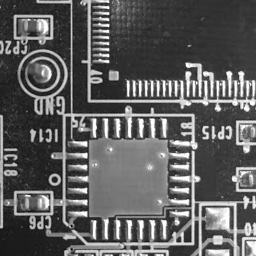
#> input picture python_package/imgs/ref.png, 256 x 256 px
$ python imregpoc.py   (older library calls are emulated)
#> lines starting #> are read from the running program, lines starting #| are printed output that depends on the picture; long printed decimals are rounded
#!/usr/bin/python
# -*- coding: utf-8 -*-
''' Phase Correlation based image matching and registration libraries
'''
__author__ = "Yoshi Ri"
__copyright__ = "Copyright 2017, The University of Tokyo"
__credits__ = ["Yoshi Ri"]
__license__ = "BSD"
__version__ = "1.0.1"
__maintainer__ = "Yoshi Ri"
__email__ = "yoshiyoshidetteiu@gmail.com"
__status__ = "Production"

# Phase Correlation to Estimate Pose
import cv2
import numpy as np
import matplotlib.pyplot as plt # matplotlibの描画系
import math

class imregpoc:
    def __init__(self,iref,icmp,*,threshold = 0.06, alpha=0.5, beta=0.8, fitting = 'WeightedCOG'):
        self.orig_ref = iref.astype(np.float32)
        self.orig_cmp = icmp.astype(np.float32)
        self.th = threshold
        self.orig_center = np.array(self.orig_ref.shape)/2.0
        self.alpha = alpha
        self.beta = beta
        self.fitting = fitting

        self.param = [0,0,0,1]
        self.peak = 0
        self.affine = np.float32([1,0,0,0,1,0]).reshape(2,3)
        self.perspective = np.float32([1,0,0,0,1,0,0,0,0]).reshape(3,3)

        # set ref, cmp, center
        self.fft_padding()
        self.match()


    def define_fftsize(self):
        refshape = self.orig_ref.shape
        cmpshape = self.orig_cmp.shape
        if not refshape == cmpshape:
            print("The size of two input images are not equal! Estimation could be inaccurate.")
        maxsize = max(max(refshape),max(cmpshape))
        # we can use faster fft window size with scipy.fftpack.next_fast_len
        return maxsize

    def padding_image(self,img,imsize):
        pad_img = np.pad(img,[(0,imsize[0]-img.shape[0]),(0,imsize[1]-img.shape[1])],'constant')
        return pad_img

    def fft_padding(self):
        maxsize = self.define_fftsize()
        self.ref = self.padding_image(self.orig_ref,[maxsize,maxsize])
        self.cmp = self.padding_image(self.orig_cmp,[maxsize,maxsize])
        self.center = np.array(self.ref.shape)/2.0

    def fix_params(self):
        # If you padded to right and lower, perspective is the same with original image
        self.param = self.warp2poc(perspective = self.perspective, center = self.orig_center)


    def match(self):
        height,width = self.ref.shape
        self.hanw = cv2.createHanningWindow((width, height),cv2.CV_64F)

        # Windowing and FFT
        G_a = np.fft.fft2(self.ref*self.hanw)
        G_b = np.fft.fft2(self.cmp*self.hanw)

        # 1.1: Frequency Whitening
        self.LA = np.fft.fftshift(np.log(np.absolute(G_a)+1))
        self.LB = np.fft.fftshift(np.log(np.absolute(G_b)+1))
        # 1.2: Log polar Transformation
        cx = self.center[1]
        cy = self.center[0]
        self.Mag = width/math.log(width)
        self.LPA = cv2.logPolar(self.LA, (cy, cx), self.Mag, flags=cv2.INTER_LINEAR+cv2.WARP_FILL_OUTLIERS)
        self.LPB = cv2.logPolar(self.LB, (cy, cx), self.Mag, flags=cv2.INTER_LINEAR+cv2.WARP_FILL_OUTLIERS)

        # 1.3:filtering
        LPmin = math.floor(self.Mag*math.log(self.alpha*width/2.0/math.pi))
        LPmax = min(width, math.floor(self.Mag*math.log(width*self.beta/2)))
        assert LPmax > LPmin, 'Invalid condition!\n Enlarge lpmax tuning parameter or lpmin_tuning parameter'
        Tile = np.repeat([0.0,1.0,0.0],[LPmin-1,LPmax-LPmin+1,width-LPmax])
        self.Mask = np.tile(Tile,[height,1])
        self.LPA_filt = self.LPA*self.Mask
        self.LPB_filt = self.LPB*self.Mask

        # 1.4: Phase Correlate to Get Rotation and Scaling
        Diff,peak,self.r_rotatescale = self.PhaseCorrelation(self.LPA_filt,self.LPB_filt)
        theta1 = 2*math.pi * Diff[1] / height; # deg
        theta2 = theta1 + math.pi; # deg theta ambiguity
        invscale = math.exp(Diff[0]/self.Mag)
        # 2.1: Correct rotation and scaling
        b1 = self.Warp_4dof(self.cmp,[0,0,theta1,invscale])
        b2 = self.Warp_4dof(self.cmp,[0,0,theta2,invscale])

        # 2.2 : Translation estimation
        diff1, peak1, self.r1 = self.PhaseCorrelation(self.ref,b1)     #diff1, peak1 = PhaseCorrelation(a,b1)
        diff2, peak2, self.r2 = self.PhaseCorrelation(self.ref,b2)     #diff2, peak2 = PhaseCorrelation(a,b2)
        # Use cv2.phaseCorrelate(a,b1) because it is much faster

        # 2.3: Compare peaks and choose true rotational error
        if peak1 > peak2:
            Trans = diff1
            peak = peak1
            theta = -theta1
        else:
            Trans = diff2
            peak = peak2
            theta = -theta2

        if theta > math.pi:
            theta -= math.pi*2
        elif theta < -math.pi:
            theta += math.pi*2

        # Results
        self.param = [Trans[0],Trans[1],theta,1/invscale]
        self.peak = peak
        self.perspective = self.poc2warp(self.center,self.param)
        self.affine = self.perspective[0:2,:]
        self.fix_params()

    # [44 lines left out: function match_new, not called in this run]


    def poc2warp(self,center,param):
        cx,cy = center
        dx,dy,theta,scale = param
        cs = scale * math.cos(theta)
        sn = scale * math.sin(theta)

        Rot = np.float32([[cs, sn, 0],[-sn, cs,0],[0,0,1]])
        center_Trans = np.float32([[1,0,cx],[0,1,cy],[0,0,1]])
        center_iTrans = np.float32([[1,0,-cx],[0,1,-cy],[0,0,1]])
        cRot = np.dot(np.dot(center_Trans,Rot),center_iTrans)
        Trans = np.float32([[1,0,dx],[0,1,dy],[0,0,1]])
        Affine = np.dot(cRot,Trans)
        return Affine

    def warp2poc(self,center,perspective):
        cx,cy = center
        Center = np.float32([[1,0,cx],[0,1,cy],[0,0,1]])
        iCenter = np.float32([[1,0,-cx],[0,1,-cy],[0,0,1]])

        pocmatrix = np.dot(np.dot(iCenter,perspective),Center)
        dxy = np.dot(np.linalg.inv(pocmatrix[0:2,0:2]),pocmatrix[0:2,2])
        scale = np.sqrt(pocmatrix[0,0]**2+pocmatrix[0,1]**2)
        theta = np.arctan2(pocmatrix[0,1],pocmatrix[0,0])
        return [dxy[0],dxy[1],theta,scale]

    # Waro Image based on poc parameter
    def Warp_4dof(self,Img,param):
        center = np.array(Img.shape)/2
        rows,cols = Img.shape
        Affine = self.poc2warp(center,param)
        outImg = cv2.warpPerspective(Img, Affine, (cols,rows), cv2.INTER_LINEAR)
        return outImg

    def SubpixFitting(self,mat):
        if self.fitting == 'COG':
            TY,TX = self.CenterOfGravity(mat)
        elif self.fitting == 'WeightedCOG':
            TY,TX = self.WeightedCOG(mat)
        elif self.fitting == 'Parabola':
            TY,TX = self.Parabola(mat)
        else:
            print("Undefined subpixel fitting method! Use weighted center of gravity method instead.")
            TY,TX = self.WeightedCOG(mat)

        return [TY,TX]

    # Get peak point
    def CenterOfGravity(self,mat):
        hei,wid = mat.shape
        if hei != wid: # if mat size is not square, there must be something wrong
            print("Skip subpixel estimation!")
            return [0,0]
        Tile=np.arange(wid,dtype=float)-(wid-1.0)/2.0
        Tx = np.tile(Tile,[hei,1]) # Ty = Tx.T
        Sum = np.sum(mat)
        #print(mat)
        Ax = np.sum(mat*Tx)/Sum
        Ay = np.sum(mat*Tx.T)/Sum
        return [Ay,Ax]

    # Weighted Center Of Gravity
    def WeightedCOG(self,mat):
        if mat.size == 0:
            print("Skip subpixel estimation!")
            Res = [0,0]
        else:
            peak = mat.max()
            newmat = mat*(mat>peak/10) # discard information of lower peak
            Res = self.CenterOfGravity(newmat)
        return Res

    # Parabola subpixel fitting
    def Parabola(self,mat):
        hei,wid = mat.shape
        boxsize = 3
        cy = int((hei-1)/2)
        cx = int((wid-1)/2)
        bs = int((boxsize-1)/2)
        box = mat[cy-bs:cy-bs+boxsize,cx-bs:cx-bs+boxsize]
        # [x^2 y ^2 x y 1]
        Tile = np.arange(boxsize,dtype=float)-bs
        Tx = np.tile(Tile,[boxsize,1])
        Ty = Tx.T
        Ones = np.ones((boxsize*boxsize,1),dtype=float)
        x = Tx.reshape(boxsize*boxsize,1)
        y = Ty.reshape(boxsize*boxsize,1)
        x2 = x*x
        y2 = y*y
        A = np.concatenate((x2,y2,x,y,Ones),1)
        # data = A^+ B
        data = np.dot(np.linalg.pinv(A) , box.reshape(boxsize*boxsize,1))
        # xmax = -c/2a, ymax = -d/2b, peak = e - c^2/4a - d^2/4b
        a,b,c,d,e = data.squeeze()
        Ay = -d /2.0/b
        Ax = -c /2.0/a
        self.peak = e - c*c/4.0/a - d*d/4.0/b
        return [Ay,Ax]


    # Phase Correlation
    def PhaseCorrelation(self, a, b):
        height,width = a.shape
        #dt = a.dtype # data type
        # Windowing

        # FFT
        G_a = np.fft.fft2(a*self.hanw)
        G_b = np.fft.fft2(b*self.hanw)
        conj_b = np.ma.conjugate(G_b)
        R = G_a*conj_b
        R /= np.absolute(R)
        r = np.fft.fftshift(np.fft.ifft2(R).real)
        # Get result and Interpolation
        DY,DX = np.unravel_index(r.argmax(), r.shape)
        # Subpixel Accuracy
        boxsize = 5
        box = r[DY-int((boxsize-1)/2):DY+int((boxsize-1)/2)+1,DX-int((boxsize-1)/2):DX+int((boxsize-1)/2)+1] # x times x box
        # subpix fitting
        self.peak = r[DY,DX]
        TY,TX= self.SubpixFitting(box)
        sDY = TY+DY
        sDX = TX+DX
        # Show the result
        return [math.floor(width/2)-sDX,math.floor(height/2)-sDY],self.peak,r

    # [7 lines left out: function MoveCenter, not called in this run]

    def getParam(self):
        return self.param

    def getPeak(self):
        return self.peak

    def getAffine(self):
        return self.affine

    def getPerspective(self):
        return  self.perspective


    def showRotatePeak(self):
        plt.imshow(self.r_rotatescale,vmin=self.r_rotatescale.min(),vmax=self.r_rotatescale.max(),cmap='gray')
        plt.show()

    # [6 lines left out: function showTranslationPeak, not called in this run]

    def showLPA(self):
        plt.imshow(self.LPA,vmin=self.LPA.min(),vmax=self.LPA.max(),cmap='gray')
        plt.show()

    def showLPB(self):
        plt.imshow(self.LPB,vmin=self.LPB.min(),vmax=self.LPB.max(),cmap='gray')
        plt.show()

    # [4 lines left out: function showMAT, not called in this run]

    def saveMat(self,MAT,name):
        cv2.imwrite(name,cv2.normalize(MAT,  MAT, 0, 255, cv2.NORM_MINMAX))

    # [4 lines left out: function isSucceed, not called in this run]

    # function around mosaicing
    def convertRectangle(self,perspective=None):
        if perspective is None:
            perspective = self.perspective
        height,width = self.orig_cmp.shape
        rectangles = np.float32([[0,0, 0,width-1, height-1,0, height-1,width-1]]).reshape(1,4,2)
        converted_rectangle = cv2.perspectiveTransform(rectangles,np.linalg.inv(perspective))
        xmax = math.ceil(converted_rectangle[0,:,0].max())
        xmin = math.floor(converted_rectangle[0,:,0].min())
        ymax = math.ceil(converted_rectangle[0,:,1].max())
        ymin = math.floor(converted_rectangle[0,:,1].min())
        return [xmin,ymin,xmax,ymax]

    def stitching(self,perspective=None):
        if perspective is None:
            perspective = self.perspective
        xmin,ymin,xmax,ymax = self.convertRectangle()
        hei,wid = self.orig_ref.shape
        sxmax = max(xmax,wid-1)
        sxmin = min(xmin,0)
        symax = max(ymax,hei-1)
        symin = min(ymin,0)
        swidth,sheight = sxmax-sxmin+1,symax-symin+1
        xtrans,ytrans = 0-sxmin,0-symin
        Trans = np.float32([1,0,xtrans , 0,1,ytrans, 0,0,1]).reshape(3,3)
        newTrans = np.dot(Trans,np.linalg.inv(perspective))
        warpedimage = cv2.warpPerspective(self.orig_cmp,newTrans,(swidth,sheight),flags=cv2.INTER_LINEAR+cv2.WARP_FILL_OUTLIERS)
        warpedimage[ytrans:ytrans+hei,xtrans:xtrans+wid] = self.orig_ref
        plt.figure()
        plt.imshow(warpedimage,vmin=warpedimage.min(),vmax=warpedimage.max(),cmap='gray')
        plt.show()

    # [23 lines left out: function showCorrection, not called in this run]


class TempMatcher:

    # [44 lines left out: functions __init__, get_des, get_matcher, not called in this run]

    '''
    Do matching based on the descriptor choosed in the constructor.
    Input 1. Compared Image
    Input 2. showflag for matched image
    '''
    # [97 lines left out: functions match, getPerspective, getpoc, convertRectangle, stitching, not called in this run]


if __name__ == "__main__":
    # Read image
    ref = cv2.imread('imgs/ref.png',0)
#> ref is the input picture: shape (256, 256); min 0, max 255, mean 94.4
    cmp = cv2.imread('imgs/cmp.png',0)
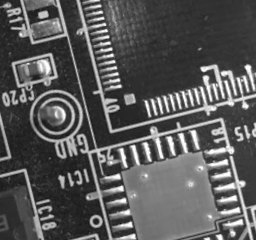
#> input picture python_package/imgs/cmp.png, 256 x 240 px
#> cmp is the input picture: shape (240, 256); min 14, max 255, mean 89
    plt.imshow(ref,cmap="gray")

    # reference parameter (you can change this)
    match = imregpoc(ref,cmp)
#> in PhaseCorrelation, `r = np.fft.fftshift(np.fft.ifft2(R).real)`:
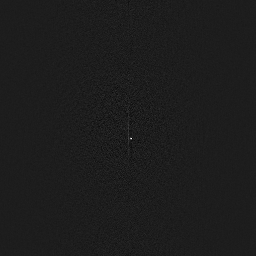
#> r: shape (256, 256) float64; min -0.0356, max 0.274, mean 1.53e-05; drawn with min black and max white
#> in PhaseCorrelation, `DY,DX = np.unravel_index(r.argmax(), r.shape)`: DY = 138; DX = 131
#> in PhaseCorrelation, `box = r[DY-int((boxsize-1)/2):DY+int((boxsize-1)/2)+1,DX-int((boxsize-..`: box = [[0.00186, -0.00392, 0.004, 0.00725, -0.00573], [-0.0034, 0.0415, -0.00322, 0.00987, -0.00157], [0.00388, 0.178, 0.274, -0.0356, 0.0183], [0.00243, 0.0328, 0.0599, -0.00104, 0.000521], [0.00701, -0.00336, -0.0162, -0.0151, -0.00468]]
#> in PhaseCorrelation, `self.peak = r[DY,DX]`: self.peak = 0.274
#> in WeightedCOG, `newmat = mat*(mat>peak/10)`: newmat = [[0, 0, 0, 0, 0], [0, 0.0415, 0, 0, 0], [0, 0.178, 0.274, 0, 0], [0, 0.0328, 0.0599, 0, 0], [0, 0, 0, 0, 0]]
#> in CenterOfGravity, `Sum = np.sum(mat)`: Sum = 0.586
#> in CenterOfGravity, `Ax = np.sum(mat*Tx)/Sum`: Ax = -0.43
#> in CenterOfGravity, `Ay = np.sum(mat*Tx.T)/Sum`: Ay = 0.0874
#> in WeightedCOG, `Res = self.CenterOfGravity(newmat)`: Res = [0.0874, -0.43]
#> in SubpixFitting, `TY,TX = self.WeightedCOG(mat)`: TY = 0.0874; TX = -0.43
#> in PhaseCorrelation, `TY,TX= self.SubpixFitting(box)`: TY = 0.0874; TX = -0.43
#> in PhaseCorrelation, `sDY = TY+DY`: sDY = 138.1
#> in PhaseCorrelation, `sDX = TX+DX`: sDX = 130.6
#> in match, `Diff,peak,self.r_rotatescale = self.PhaseCorrelation(self.LPA_filt,sel..`: Diff = [-2.57, -10.09]; peak = 0.274
#> in match, `theta1 = 2*math.pi * Diff[1] / height;`: theta1 = -0.248
#> in match, `theta2 = theta1 + math.pi;`: theta2 = 2.89
#> in match, `invscale = math.exp(Diff[0]/self.Mag)`: invscale = 0.946
#> in poc2warp, `dx,dy,theta,scale = param`: dx = 0; theta = -0.248; scale = 0.946
#> in poc2warp, `cs = scale * math.cos(theta)`: cs = 0.917
#> in poc2warp, `sn = scale * math.sin(theta)`: sn = -0.232
#> in poc2warp, `Rot = np.float32([[cs, sn, 0],[-sn, cs,0],[0,0,1]])`: Rot = [[0.917, -0.232, 0], [0.232, 0.917, 0], [0, 0, 1]]
#> in poc2warp, `cRot = np.dot(np.dot(center_Trans,Rot),center_iTrans)`: cRot = [[0.917, -0.232, 40.29], [0.232, 0.917, -19.05], [0, 0, 1]]
#> in poc2warp, `Trans = np.float32([[1,0,dx],[0,1,dy],[0,0,1]])`: Trans = [[1, 0, 0], [0, 1, 0], [0, 0, 1]]
#> in poc2warp, `Affine = np.dot(cRot,Trans)`: Affine has the same summary as cRot
#> in Warp_4dof, `Affine = self.poc2warp(center,param)`: Affine has the same summary as cRot in poc2warp
#> in match, `diff1, peak1, self.r1 = self.PhaseCorrelation(self.ref,b1)`: diff1 = [22.7, 26.38]; peak1 = 0.456
#> in match, `diff2, peak2, self.r2 = self.PhaseCorrelation(self.ref,b2)`: diff2 = [-48.78, 14.47]; peak2 = 0.0208
#> in match, `Trans = diff1`: Trans = [22.7, 26.38]
#> in match, `peak = peak1`: peak = 0.456
#> in match, `theta = -theta1`: theta = 0.248
#> in match, `self.param = [Trans[0],Trans[1],theta,1/invscale]`: self.param = [22.7, 26.38, 0.248, 1.06]
#> in match, `self.peak = peak`: self.peak = 0.456
#> in match, `self.perspective = self.poc2warp(self.center,self.param)`: self.perspective = [[1.03, 0.259, -6.27], [-0.259, 1.03, 51.12], [0, 0, 1]]
#> in match, `self.affine = self.perspective[0:2,:]`: self.affine = [[1.03, 0.259, -6.27], [-0.259, 1.03, 51.12]]
#> in warp2poc, `pocmatrix = np.dot(np.dot(iCenter,perspective),Center)`: pocmatrix = [[1.03, 0.259, 30.1], [-0.259, 1.03, 21.15], [0, 0, 1]]
#> in warp2poc, `dxy = np.dot(np.linalg.inv(pocmatrix[0:2,0:2]),pocmatrix[0:2,2])`: dxy = [22.7, 26.38]
#> in warp2poc, `scale = np.sqrt(pocmatrix[0,0]**2+pocmatrix[0,1]**2)`: scale = 1.06
#> in warp2poc, `theta = np.arctan2(pocmatrix[0,1],pocmatrix[0,0])`: theta = 0.248
    print(match.peak,match.param)
#| 0.4559 [22.696, 26.375, 0.2476, 1.057]
    match_para = imregpoc(ref,cmp,fitting='Parabola')
#> in Parabola, `box = mat[cy-bs:cy-bs+boxsize,cx-bs:cx-bs+boxsize]`: box = [[0.0415, -0.00322, 0.00987], [0.178, 0.274, -0.0356], [0.0328, 0.0599, -0.00104]]
#> in Parabola, `data = np.dot(np.linalg.pinv(A) , box.reshape(boxsize*boxsize,1))`: data = [-0.0727, -0.115, -0.0465, 0.00726, 0.187]
#> in Parabola, `a,b,c,d,e = data.squeeze()`: a = -0.0727; b = -0.115; c = -0.0465; d = 0.00726; e = 0.187
#> in Parabola, `Ay = -d /2.0/b`: Ay = 0.0314
#> in Parabola, `Ax = -c /2.0/a`: Ax = -0.319
#> in Parabola, `self.peak = e - c*c/4.0/a - d*d/4.0/b`: self.peak = 0.195
    print(match_para.peak,match_para.param)
#| 0.3906 [22.839, 26.186, 0.2462, 1.060]
    match_cog = imregpoc(ref,cmp,fitting='COG')
#> in Warp_4dof (call 5), `Affine = self.poc2warp(center,param)`: Affine = [[0.92, -0.229, 39.66], [0.229, 0.92, -19.09], [0, 0, 1]]
#> in Warp_4dof (call 5), `outImg = cv2.warpPerspective(Img, Affine, (cols,rows), cv2.INTER_LINEAR)`:
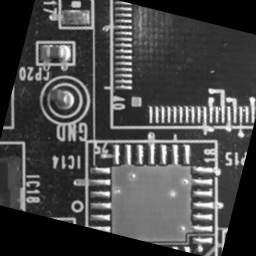
#> outImg: shape (256, 256) float32; min 0, max 255, mean 72.7
#> in Warp_4dof (call 6), `Affine = self.poc2warp(center,param)`: Affine = [[-0.92, 0.229, 216.3], [-0.229, -0.92, 275.1], [0, 0, 1]]
#> in Warp_4dof (call 6), `outImg = cv2.warpPerspective(Img, Affine, (cols,rows), cv2.INTER_LINEAR)`:
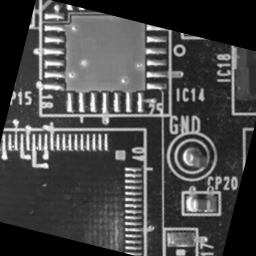
#> outImg: shape (256, 256) float32; min 0, max 255, mean 72.7
#> in PhaseCorrelation (call 9), `r = np.fft.fftshift(np.fft.ifft2(R).real)`:
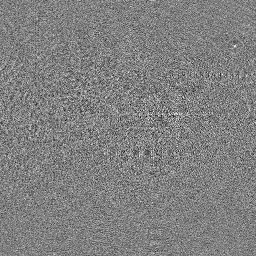
#> r: shape (256, 256) float64; min -0.0193, max 0.019, mean 1.53e-05; drawn with min black and max white
#> in PhaseCorrelation (call 9), `DY,DX = np.unravel_index(r.argmax(), r.shape)`: DY = 74; DX = 222
#> in PhaseCorrelation (call 9), `box = r[DY-int((boxsize-1)/2):DY+int((boxsize-1)/2)+1,DX-int((boxsize-..`: box = [[0.000448, 0.00417, -0.00309, 0.00551, 0.00188], [-0.0151, 0.00257, 0.00463, -0.000239, -0.00467], [-0.0111, 0.00518, 0.019, -0.00118, 0.000211], [-0.0139, 0.00209, 0.00229, 0.00444, 0.0031], [-0.0077, 2.09e-05, -0.000827, -0.000629, -0.00843]]
#> in PhaseCorrelation (call 9), `self.peak = r[DY,DX]`: self.peak = 0.019
#> in PhaseCorrelation (call 9), `TY,TX= self.SubpixFitting(box)`: TY = 3.71; TX = -6.41
#> in PhaseCorrelation (call 9), `sDY = TY+DY`: sDY = 77.71
#> in PhaseCorrelation (call 9), `sDX = TX+DX`: sDX = 215.6
    print(match_cog.peak,match_cog.param)
#| 0.4367 [22.652, 26.242, 0.2445, 1.055]

    match.stitching()
#> in stitching, `perspective = self.perspective`: perspective has the same summary as self.perspective in match
#> in convertRectangle, `perspective = self.perspective`: perspective has the same summary as self.perspective in match
#> in convertRectangle, `converted_rectangle = cv2.perspectiveTransform(rectangles,np.linalg.in..`: converted_rectangle = [[17.6, -45.42], [-41.51, 188.4], [236.8, 9.98], [177.7, 243.8]]
#> in convertRectangle, `xmax = math.ceil(converted_rectangle[0,:,0].max())`: xmax = 237
#> in convertRectangle, `xmin = math.floor(converted_rectangle[0,:,0].min())`: xmin = -42
#> in convertRectangle, `ymax = math.ceil(converted_rectangle[0,:,1].max())`: ymax = 244
#> in convertRectangle, `ymin = math.floor(converted_rectangle[0,:,1].min())`: ymin = -46
#> in stitching, `xmin,ymin,xmax,ymax = self.convertRectangle()`: xmin = -42; ymin = -46; xmax = 237; ymax = 244
#> in stitching, `sxmax = max(xmax,wid-1)`: sxmax = 255
#> in stitching, `sxmin = min(xmin,0)`: sxmin = -42
#> in stitching, `symax = max(ymax,hei-1)`: symax = 255
#> in stitching, `symin = min(ymin,0)`: symin = -46
#> in stitching, `swidth,sheight = sxmax-sxmin+1,symax-symin+1`: swidth = 298; sheight = 302
#> in stitching, `xtrans,ytrans = 0-sxmin,0-symin`: xtrans = 42; ytrans = 46
#> in stitching, `Trans = np.float32([1,0,xtrans , 0,1,ytrans, 0,0,1]).reshape(3,3)`: Trans = [[1, 0, 42], [0, 1, 46], [0, 0, 1]]
#> in stitching, `newTrans = np.dot(Trans,np.linalg.inv(perspective))`: newTrans = [[0.917, -0.232, 59.6], [0.232, 0.917, 0.578], [0, 0, 1]]
    match_para.stitching()
    match_cog.stitching()
#> in stitching (call 3), `perspective = self.perspective`: perspective = [[1.02, 0.255, -5.83], [-0.255, 1.02, 50.75], [0, 0, 1]]
#> in stitching (call 3), `xmin,ymin,xmax,ymax = self.convertRectangle()`: ymin = -46; ymax = 245
#> in stitching (call 3), `symin = min(ymin,0)`: symin = -46
#> in stitching (call 3), `swidth,sheight = sxmax-sxmin+1,symax-symin+1`: sheight = 302
#> in stitching (call 3), `xtrans,ytrans = 0-sxmin,0-symin`: ytrans = 46
#> in stitching (call 3), `Trans = np.float32([1,0,xtrans , 0,1,ytrans, 0,0,1]).reshape(3,3)`: Trans = [[1, 0, 42], [0, 1, 46], [0, 0, 1]]
#> in stitching (call 3), `newTrans = np.dot(Trans,np.linalg.inv(perspective))`: newTrans = [[0.92, -0.229, 59], [0.229, 0.92, 0.665], [0, 0, 1]]
#> in stitching (call 3), `warpedimage = cv2.warpPerspective(self.orig_cmp,newTrans,(swidth,sheig..`:
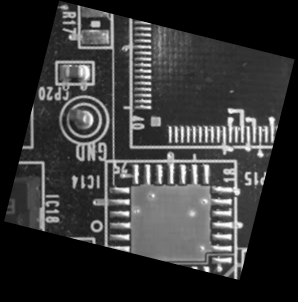
#> warpedimage: shape (302, 298) float32; min 0, max 254.9, mean 54.6

    center = np.array(ref.shape)/2
#> center = [128, 128]
    persp = match.poc2warp(center,[-5.40E+01,-2.00E+00,9.72E+01/180*math.pi,6.03E-01])
#> persp = [[-0.0756, 0.598, 63.98], [-0.598, -0.0756, 246.7], [0, 0, 1]]
    match.stitching(persp)
#> in stitching (call 4), `xmin,ymin,xmax,ymax = self.convertRectangle()`: ymax = 244
#> in stitching (call 4), `newTrans = np.dot(Trans,np.linalg.inv(perspective))`: newTrans = [[-0.208, -1.65, 461.2], [1.65, -0.208, -7.99], [0, 0, 1]]
#> in stitching (call 4), `warpedimage[ytrans:ytrans+hei,xtrans:xtrans+wid] = self.orig_ref`:
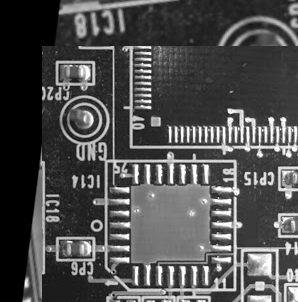
#> warpedimage: shape (302, 298) float32; min 0, max 255, mean 79
    # Save particular Image
    #match.saveMat(match.LPA,'LPA.png')
    #match.saveMat(match.LPA_filt,'LPA_filt.png')
    #match.saveMat(match.LA,'LA.png')
